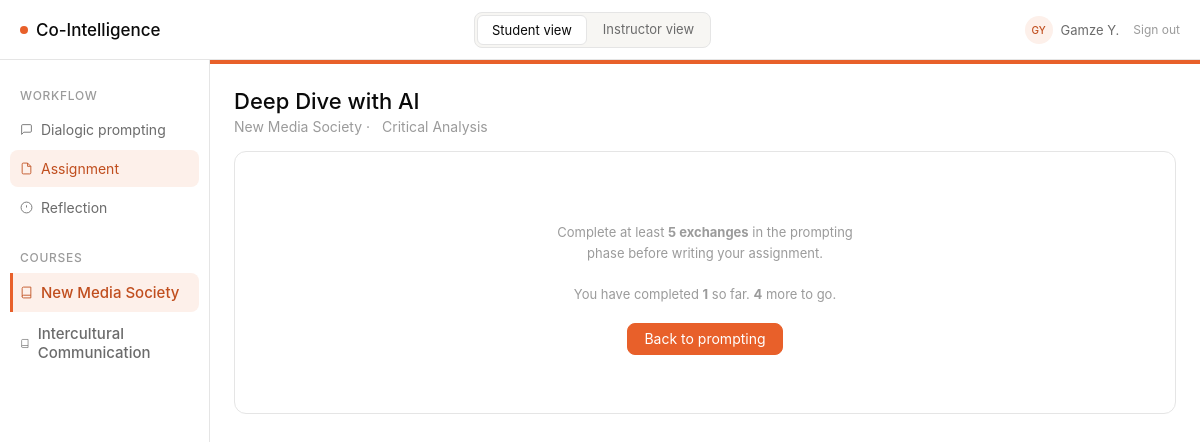
/student/assignment (signed in), run on an earlier commit of the app's database.
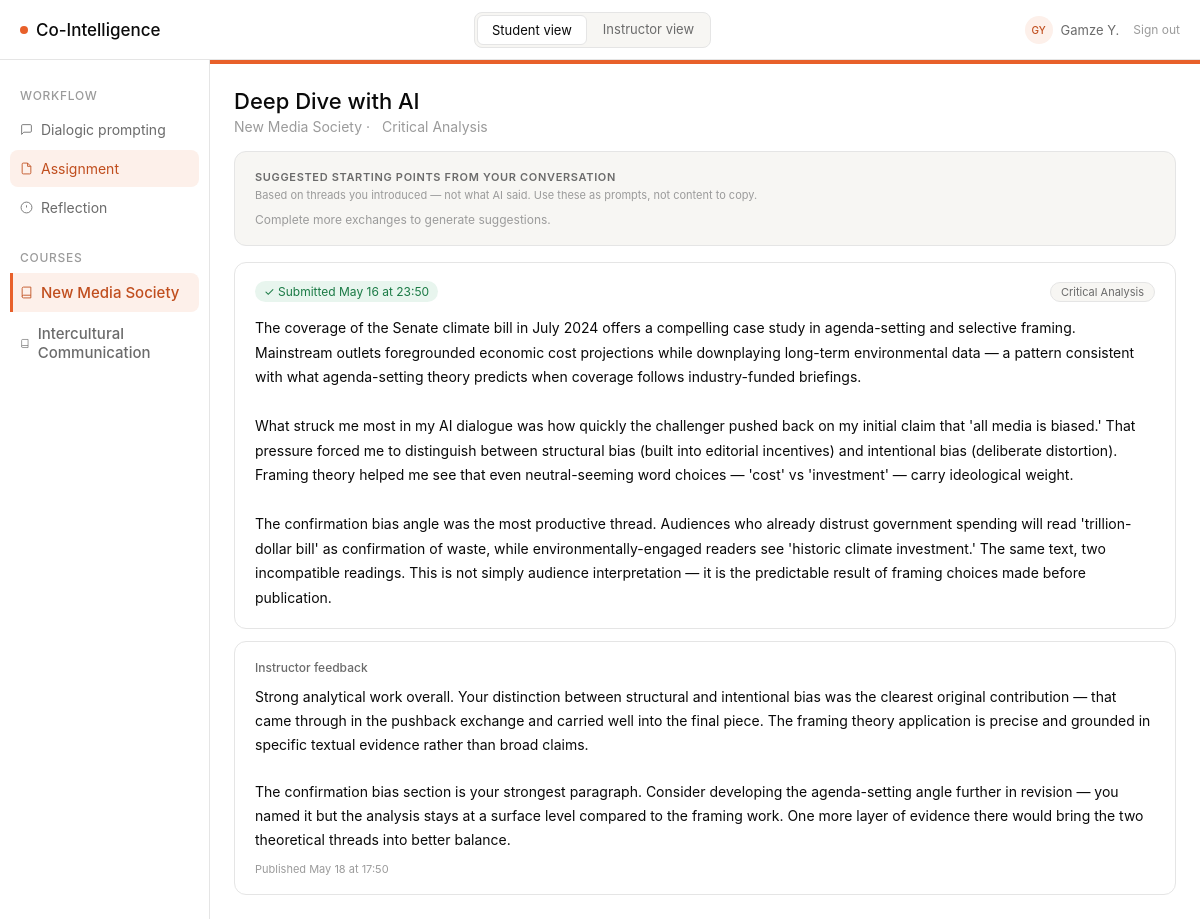
And on a later commit of the database.
### models/models.py (models this page shows, shortened)
class Assignment(db.Model):
    __tablename__ = "assignments"
    id = db.Column(db.Integer, primary_key=True)
    course_id = db.Column(db.Integer, db.ForeignKey("courses.id"), nullable=False)
    title = db.Column(db.String(200), nullable=False)
    description = db.Column(db.Text, nullable=False)
    due_date = db.Column(db.DateTime, nullable=True)
    modality = db.Column(db.String(100), nullable=True)
    instructions = db.Column(db.Text, nullable=True)
    sections_config = db.Column(db.JSON, nullable=True)
    concepts_required = db.Column(db.Boolean, nullable=False, default=False)
    required_concepts = db.Column(db.JSON, nullable=False, default=list)
    intensity = db.Column(db.String(50), nullable=False, default="balanced")
    phase_1_end = db.Column(db.Integer, nullable=False, default=3)
    phase_2_end = db.Column(db.Integer, nullable=False, default=6)
    phase_3_end = db.Column(db.Integer, nullable=False, default=9)
    supplementary_instructions = db.Column(db.Text, nullable=False, default="")
    max_score = db.Column(db.Float, nullable=False, default=100)
    course = db.relationship("Course", back_populates="assignments")
    exchanges = db.relationship("PromptExchange", back_populates="assignment")
    reflections = db.relationship("Reflection", back_populates="assignment")
    outputs = db.relationship("Output", back_populates="assignment")
    assessment_scores = db.relationship("AssessmentScore", back_populates="assignment")
    session_summaries = db.relationship("SessionSummary", back_populates="assignment")

class Output(db.Model):
    __tablename__ = "outputs"
    id = db.Column(db.Integer, primary_key=True)
    student_id = db.Column(db.Integer, db.ForeignKey("students.id"), nullable=False)
    assignment_id = db.Column(db.Integer, db.ForeignKey("assignments.id"), nullable=False)
    modality = db.Column(db.String(100), nullable=False)
    content = db.Column(db.Text, nullable=False)
    content_sections = db.Column(db.JSON, nullable=True)
    analysis_json = db.Column(db.JSON, nullable=True)
    analysis_generated_at = db.Column(db.DateTime, nullable=True)
    submitted_at = db.Column(db.DateTime, default=datetime.utcnow)
    is_submitted = db.Column(db.Boolean, nullable=False, default=False)
    is_reopened = db.Column(db.Boolean, nullable=False, default=False)
    reopened_at = db.Column(db.DateTime, nullable=True)
    resubmitted_at = db.Column(db.DateTime, nullable=True)
    student = db.relationship("Student", back_populates="outputs")
    assignment = db.relationship("Assignment", back_populates="outputs")

class Grade(db.Model):
    __tablename__ = "grades"
    id = db.Column(db.Integer, primary_key=True)
    student_id = db.Column(db.Integer, db.ForeignKey("students.id"), nullable=False)
    assignment_id = db.Column(db.Integer, db.ForeignKey("assignments.id"), nullable=False)
    score = db.Column(db.Float, nullable=True)
    max_score = db.Column(db.Float, nullable=False, default=100)
    feedback = db.Column(db.Text, nullable=True)
    is_published = db.Column(db.Boolean, nullable=False, default=False)
    published_at = db.Column(db.DateTime, nullable=True)
    created_at = db.Column(db.DateTime, default=datetime.utcnow)
    updated_at = db.Column(db.DateTime, default=datetime.utcnow)
    student = db.relationship("Student")
    assignment = db.relationship("Assignment")

### routes/student_routes.py (the view, shortened to what this page needs)
@student_bp.route("/assignment", methods=["GET", "POST"])
def assignment():
    student, assignment, course = _get_context()
    exchange_count = PromptExchange.query.filter_by(
        student_id=student.id, assignment_id=assignment.id
    ).count()
    existing_output = Output.query.filter_by(
        student_id=student.id, assignment_id=assignment.id
    ).first()
    grade = Grade.query.filter_by(
        student_id=student.id, assignment_id=assignment.id
    ).first()
    return render_template(
        "student/assignment.html",
        student=student,
        assignment=assignment,
        course=course,
        existing_output=existing_output,
        exchange_count=exchange_count,
        min_exchanges=course.min_exchanges,
        unlocked=exchange_count >= course.min_exchanges,
        grade=grade,
    )

### routes/student_routes.py (called while the page is built, shortened)
@student_bp.before_request
def require_student_access():
    if not current_user.is_authenticated:
        return redirect(url_for("login"))
    if current_user.role not in ("student", "instructor", "dev"):
        return redirect(url_for("login"))

def _get_context():
    from flask_login import current_user
    course_id = session.get("course_id")
    if course_id:
        course = Course.query.get(course_id)
    else:
        course = Course.query.first()
        if course:
            session["course_id"] = course.id
    if not course:
        return None, None, None
    student = Student.query.filter_by(name="Alex M.", course_id=course.id).first()
    assignment = Assignment.query.filter_by(course_id=course.id).first()
    return student, assignment, course

### templates/student/assignment.html (shortened to what the changed rows need)
{% extends "base.html" %}
{% block content %}
{% set modality_icons = {
  "critical analysis": "ti-file-text",
  "podcast script": "ti-microphone",
  "interactive game design": "ti-device-gamepad",
  "presentation outline": "ti-presentation",
  "video script": "ti-video"
} %}
<div style="margin-bottom:16px;">
  <h1 class="page-title">{{ assignment.title }}</h1>
  <div class="page-sub" style="display:flex;align-items:center;gap:6px;">
    {{ course.name }}
    {% if assignment.modality %}
    &middot;
    {{ assignment.modality | title }}
    {% endif %}
  </div>
</div>
{% if not unlocked %}
<div class="card">
  <div class="locked-overlay">
    <p>
      Complete at least <strong>{{ min_exchanges }} exchanges</strong> in the prompting phase
      before writing your assignment.<br><br>
      You have completed <strong>{{ exchange_count }}</strong> so far.
      <strong>{{ min_exchanges - exchange_count }}</strong> more to go.
    </p>
    <div style="margin-top:18px;">
      <a href="{{ url_for('student.prompting') }}" class="btn btn-primary">Back to prompting</a>
    </div>
  </div>
</div>
{% else %}
{% set is_submitted = existing_output is not none and existing_output.is_submitted %}
{% set is_reopened  = existing_output is not none and existing_output.is_submitted and existing_output.is_reopened %}
<div id="suggestions-wrap" style="margin-bottom:16px;">
  <div class="card" style="background:var(--bg-surface);">
    <div style="font-size:11px;font-weight:600;color:var(--text-secondary);text-transform:uppercase;letter-spacing:.06em;margin-bottom:4px;">
      Suggested starting points from your conversation
    </div>
    <div style="font-size:11px;color:var(--text-tertiary);margin-bottom:10px;">
      Based on threads you introduced — not what AI said. Use these as prompts, not content to copy.
    </div>
    <div id="suggestions-empty" style="display:none;font-size:12px;color:var(--text-tertiary);">
      Complete more exchanges to generate suggestions.
    </div>
  </div>
</div>
{% if is_submitted and not is_reopened %}
<div class="card">
  <div style="display:flex;align-items:center;justify-content:space-between;margin-bottom:14px;flex-wrap:wrap;gap:8px;">
    <span class="pill pill-submitted">&#10003; Submitted {{ existing_output.submitted_at.strftime('%b %d at %H:%M') }}
    </span>
    {% if assignment.modality %}
    <span style="font-size:11px;color:var(--text-secondary);background:var(--bg-surface);border:1px solid var(--border);border-radius:20px;padding:2px 10px;">{{ assignment.modality | title }}</span>
    {% endif %}
  </div>
  <div class="submitted-content">{{ existing_output.content }}</div>
</div>
<div class="card" style="margin-top:12px;">
  <div style="font-size:12px;font-weight:500;color:var(--text-secondary);margin-bottom:10px;">Instructor feedback</div>
  {% if grade and grade.is_published %}
    {% if grade.feedback %}
    <div style="font-size:14px;color:var(--text-primary);line-height:1.7;white-space:pre-wrap;margin-bottom:10px;">{{ grade.feedback }}</div>
    {% endif %}
    <div style="font-size:11px;color:var(--text-tertiary);">Published {{ grade.published_at.strftime('%b %d at %H:%M') }}</div>
  {% else %}
    <div style="font-size:12px;color:var(--text-tertiary);">Your instructor will leave feedback here after reviewing your work.</div>
  {% endif %}
</div>
{% endif %}
{% endif %}
{% endblock %}

What changed in the data, as far as the page shows it:
shown differently, row unchanged: Assignment "Deep Dive with AI": modality (not shown) → "Critical Analysis"
added Output: submitted_at "May 16 at 23:50", content "The coverage of the Senate climate bill in July 2024 offers a compelling case study in agenda-setting and selective framing. Mainstream outlets foregrounded economic cost projections while downplaying long-term environmental data — a pattern consistent with what agenda-setting theory predicts when coverage follows industry-funded briefings. What struck me most in my AI dialogue was how quickly the challenger pushed back on my initial claim that 'all media is biased.' That pressure forced me to distinguish between structural bias (built into editorial incentives) and intentional bias (deliberate distortion). Framing theory helped me see that even neutral-seeming word choices — 'cost' vs…"
added Grade: feedback "Strong analytical work overall. Your distinction between structural and intentional bias was the clearest original contribution — that came through in the pushback exchange and carried well into the final piece. The framing theory application is precise and grounded in specific textual evidence rather than broad claims. The confirmation bias section is your strongest paragraph. Consider developing the agenda-setting angle further in revision — you named it but the analysis stays at a surface level compared to the framing work. One more layer of evidence there would bring the two theoretical threads into better balance.", published_at "May 18 at 17:50"
Also different on the page:
{{ min_exchanges }}: "5" → (not shown)
{{ exchange_count }}: "1" → (not shown)
{{ min_exchanges - exchange_count }}: "4" → (not shown)
text no longer shown: "Complete at least exchanges in the prompting phase before writing your assignment. You have completed so far. more to go. Back to prompting"
text now shown: "SUGGESTED STARTING POINTS FROM YOUR CONVERSATION Based on threads you introduced — not what AI said. Use these as prompts, not content to copy. Complete more exchanges to generate suggestions. ✓ Submitted Instructor feedback Published"
